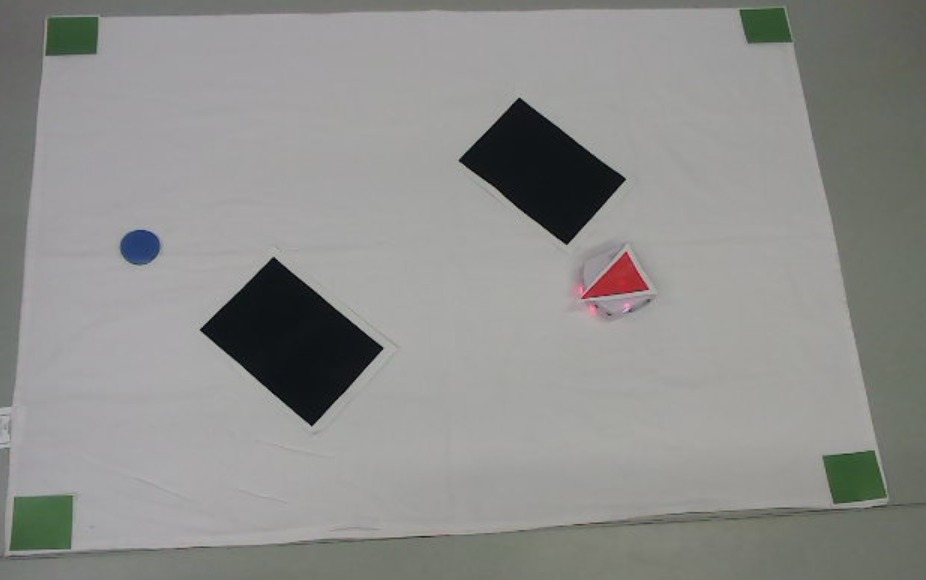
#> input picture report/figs/layout.jpeg, 926 x 580 px
$ jupyter execute --allow-errors Group32_report.ipynb
#> lines starting #> are read from the running program, lines starting #| are printed output that depends on the picture; after the words box and inside, x2 and y2 are one past the last pixel; in counts of white or black regions, pixels touching at a corner belong together
### dependencies/AsyncClientInterface.py
from tdmclient import ClientAsync, aw

import dependencies.constants_robot as cst


class InvalidArgumentError(Exception):
    pass


class AsyncClientInterface:
    """
    This is a class aimed to make the handling of the node easier and more readable
    """
    LEFT_MOTOR = "motor.left.target"
    RIGHT_MOTOR = "motor.right.target"
    RIGHT_SPEED = "motor.right.speed"
    LEFT_SPEED = "motor.left.speed"
    PROX_HORIZONTAL_VALUES = "prox.horizontal"
    LEDS_BOTTOM_LEFT = "leds.bottom.left"
    LEDS_BOTTOM_RIGHT = "leds.bottom.right"
    PROX_GROUND_DELTA = "prox.ground.delta"
    PROX_GROUND_REFLECTED = "prox.ground.reflected"
    MIC_INTENSITY = "mic.intensity"
    LEDS_TOP = "leds.top"
    _delta_calib = 1
    _refl_calib = 1

    def __init__(self, delta_calib: float = cst.DELTA_ROBOT, refl_calib: float = cst.REFL_ROBOT):
        """
        :param delta_calib: input known calibration for me it is 1.35
        :param refl_calib: input known calibration for me it is also about 1.35
        :param time_to_turn_const: time in seconds to turn 360° with motor speed = 150
        :type time_to_turn_const: float
        """
        self.client = ClientAsync()
        self.node = aw(self.client.wait_for_node())
        aw(self.node.lock())
        aw(self.node.compile(
            """call leds.prox.v(0, 0)\ncall leds.prox.h(0, 0, 0, 0, 0, 0, 0, 0)\ncall leds.temperature(0, 0)
            call leds.top(0, 0, 0)\ncall leds.circle(0, 0, 0, 0, 0, 0, 0, 0)\ncall leds.buttons(0, 0, 0, 0)
            call leds.sound(0)\ncall leds.rc(0)"""))
        self._refl_calib = refl_calib
        self._delta_calib = delta_calib

    def sleep(self, seconds):
        aw(self.client.sleep(seconds))

    def get_refl_calib(self) -> float:
        return self._refl_calib

    def get_del_calib(self) -> float:
        return self._delta_calib

    # [149 lines left out: functions set_motors, calibrate_sensor_prox_ref, set_led, get_sensor, not called in this run]

    def __del__(self):
        aw(self.node.unlock())

### kalman_filter/Filter_class.py
import numpy as np
import time
import dependencies.constants_robot as cst


class ExtendedKalmanFilter:
    def __init__(self, position=np.array([0, 0, 0])):


        # R
        self.__measurement_covariance = np.diag([cst.RPX, cst.RPY, cst.RAN, cst.RLW, cst.RRW])
        self.__measurement_covariance_encoder = np.diag([cst.RLW, cst.RRW])
        # Q
        self.__process_noise_covariance = np.diag([cst.QPX, cst.QPY, cst.QAN, cst.QLW, cst.QRW])
        # f
        self.__state_transition_matrix = None
        # F
        self.__jacobian_state_matrix = None
        # h
        self.__measurement_vision = np.diag([1, 1, 1, 1, 1])
        self.__measurement_encoder = np.array([[0, 0, 0, 1, 0],
                                             [0, 0, 0, 0, 1]])
        # H
        self.__jacobian_measurement_vision = self.__measurement_vision
        self.__jacobian_measurement_encoder = self.__measurement_encoder
        #
        self.__last_t = time.time()
        self._dT = None
        self.init_state_vector(position)

    def init_state_vector(self, position, wheelspeed = None):
        if wheelspeed is not None:
            self._state = np.array([position[0], position[1], position[2], wheelspeed[0], wheelspeed[1]])
        else:
            self._state = np.array([position[0], position[1], position[2], 0, 0])
        self.__process_covariance = self.__measurement_covariance

    # get dT from last update
    # [34 lines left out: functions get_dt, set_state_transition_matrix, not called in this run]

    def get_state(self):
        return self._state[0:3], self.__process_covariance

    # [45 lines left out: functions predict, update_vision, update_encoder, not called in this run]

### report/Group32_report.ipynb
# Baiscs of mobile robotics Project

Group n°32
Students:
- Konstantin Dinev (314419)
- Owen Timothy Claude Simon (330807)
- Jiarui Yu (351440)
- Jeffrey Siyuan Yu (371327)

## Introduction

### General story

Long ago in the mountains close to Monte Tamaro, our adventurous friend, Little Thymio, a spirited red triangle robot, was on a quest to reunite with his pals at the meeting point – the 'Blue Circle'. His more experienced friends offered him help, perched at a higher altitude and acting as the guiding camera. However, Little Thymio quickly discovered that blindly following his friend's advices wasn't always the ideal approach. Challenges were all around him (represented by black rectangles), and waiting for guidance wasn't always an option. Little Thymio had to rely on his instincts (embeded sensors) and quick thinking to navigate the obstacles that layed ahead.
In the long trip there were moments when Thymio's friends were caught up in distractions, and couldn't provide immediate guidance. Without the watchful eye of his friends, Little Thymio had to trust his own senses to make split-second decisions, dodging traps like local obstacles. Adding to the complexity, the unpredictable terrain occasionally led Little Thymio astray. The journey back to his buddies at the blue circle became a test of his problem-solving skills, figuring out the shortest and most efficient path through turns of the mountains. The successful completion of Little Thymio and his friends' group project was a result of their hard work, cooperation, and thoughtful consideration of various factors.

<div align=center>

<figcaption>Thymio, obstacle and marker setup</figcaption>
</div>

The real environment setting is shown as below

## Convention settings

The convention setting for the coordinates is show as below:

<div align=center>

<figcaption>Convention setting</figcaption>
</div>

## Vision

The image processing steps are aimed at identifying and understanding different elements in a scene. The camera is mounted above the environment infront of the environment, so it is looking down at an angle. Initially, the program detects green squares, which serve as reference points for transforming the entire image. This transformation projects the view so that it appears like it is looking straight down. After transforming the image, all the detection is performed on the transformed image. The process then involves recognizing obstacles in black, identifying the goal in blue, and pinpointing the robot through a distinctive red triangle.
Originally, we attempted to use QR code detection for localization, but it proved less reliable. Subsequently, we turned to Aruco markers, which worked well for a smaller robot map. However, as the map size increased, the camera struggled to consistently detect QR codes in each frame. This challenge led us to adopt a simpler approach, using colored triangles to represent the robot's location.

After switching the Thymio to a triangle, we still had issues with detection. The camera only detected the Thymio triangle approximately one out of 30 loops. To resolve this, we plotted the original image and the masks. Immediately, we noticed the first frame of the video captured always had a blue hue, but the mask clearly detected the triangle. From the second capture onwards, the camera lost the hue and the mask could not detect any triangle. We confirmed this behavior by running the script multiple times. To resolve this issue, we added a statement to ignore the first 50 frames from the webcam upon startup. This solved the issue with the Thymio detection.

### Image processing and segmentation

[cell 1]
import cv2
import numpy as np
import matplotlib.pyplot as plt
plt.style.use('default')

# Load and display the iamge
filename = './figs/layout.jpeg'
image = cv2.imread(filename)
#> image is the input picture: shape (580, 926, 3); mean B, G, R 140.6, 142.9, 142.6
plt.imshow(image)
plt.title("Environment")
plt.axis('on')
plt.show()

The image processing steps aim at identifying and understanding different elements in the scene. Initially, the focus is on detecting green squares, which serve as reference points for transforming the entire image. The process then involves recognizing obstacles in black, identifying the goal in blue, and pinpointing the robot through a distinctive red triangle.
Originally, we attempted to use QR code detection for localization, but it proved less reliable. Subsequently, we turned to Aruco markers, which worked well for a smaller robot map. However, as the map size increased, the camera struggled to consistently detect QR codes in each frame. This challenge led us to adopt a more home-made approach, using colored triangles to represent the robot's location and use segmentation to find it.

<div align="center">

  <figcaption>Layout legend</figcaption>
</div>

The image processing pipeline involves the following steps:

1. Perspective transform
2. Convert the image to the HSV (Hue, Saturation, Value).
3. Generate a binary mask using threshold values for each color channel (Blue, Green, Red) in the HSV image.
4. Perform morphological operations on the mask:
   - Dilate the mask
   - Erode
5. Apply median blur filter.
6. Perform edge detection using the Canny edge detector:
    - Dilate the edges to enhance the detected features.

We designed this image processing pipeline for extracting the features in a color-based environement. It is done via segmentation and edge detection.

note: The threshold values and kernel sizes  are found trough iterative testing ans are specific of our application and can be modified based on the requirements and the camera.

### Perspective transform

Using a mask and the image processing steps explained in the previous section we manage to extract the four biggest green contours which dont have the same center. Then the centers of these 4 green rectangles are used as destination points in the 'cv2.getPerspectiveTransform' which gives us the transformation matrix.

<div align="center">

  <figcaption> Demonstration of the transformation</figcaption>
</div>

After obtaining the transformation matrix, we proceed by projecting each pixel from the original camera frame into the new space. This is done with the OpenCV function 'cv2.warpPerspective', which takes as input the original image and the transformation matrix. Our group decided on this projection method to achieve a clearer and more consistent view of the entire setup. This choice results in a top view of the setup. In the final submission, we display both the projected and initial images, providing a diverse perspective for a comprehensive understanding. In the projected image below, each corner corresponds to the center of a green square. This arrangement ensures that every center of a green square is positioned at one of the image's corners.

<div align="center">

  <figcaption> Projected BGR image</figcaption>
</div>

### HSV image

The camera frame provided by 'cv2.VideoCapture(camera_id)' is in  the BGR color space. We did asit is common in most computer vision task to transform to HSV space in this way we were able to separate color information from brightness. This made the image processing steps more robust to change in the light conditions.

<div align="center">

  <figcaption>BGR image</figcaption>
</div>

### Binary mask

**Empirical Approach for thresholding**

Eventough utilizing HSV images that are more resilient to changes in light intensity. We required the creation of a mask for subsequent segmentation of different image parts (robot center, obstacles, goal etc.). Through a Python script designed for threshold identification, we successfully determined suitable thresholds. This calibration is done when there are variations in the background, luminosity, and camera settings.
The process entails selecting a series of thresholds $T_0  < F <  T_1$ for each individual RGB channel and generating a mask using 'cv2.inRange()'. The mask assigns all regions to white if the color threshold is true and sets them to black elsewhere.

For each pixel $(k, l)$ , we simultaneously ensure that the thresholds are satisfied for each color channel (Red, Green, Blue).

1) $f_{\text{red}}[k, l] =
\begin{cases}
1 & \text{if } T_{\text{min}_{\text{Red}}} \leq f_{\text{Red}}[k, l] < T_{\text{max}_{\text{Red}}} \\
0 & \text{otherwise}
\end{cases} $

2)  $f_{\text{red}}[k, l] =
\begin{cases}
1 & \text{if } T_{\text{min}_{\text{Green}}} \leq f_{\text{Green}}[k, l] < T_{\text{max}_{\text{Green}}} \\
0 & \text{otherwise}
\end{cases} $

3)  $f_{\text{red}}[k, l] =
\begin{cases}
1 & \text{if } T_{\text{min}_{\text{Blue}}} \leq f_{\text{Blue}}[k, l] < T_{\text{max}_{\text{Blue}}} \\
0 & \text{otherwise}
\end{cases} $

[cell 2]
# Defining the the RGB threshold values for the obstacles
(min_blue_obst, min_green_obst, min_red_obst) = (0, 0, 0)
(max_blue_obst, max_green_obst, max_red_obst) = (255, 171, 29)

# HSV (Hue, Saturation, Value): Separates the color information from the brightness information, making it robust to changes in lighting conditions
hsv_frame = cv2.cvtColor(image, cv2.COLOR_BGR2HSV)
#> hsv_frame: shape (580, 926, 3); mean H, S, V 62.2, 12.6, 144.4

# getting the mask image from the HSV image using threshold values
mask = cv2.inRange(hsv_frame, (min_blue_obst, min_green_obst, min_red_obst), (max_blue_obst, max_green_obst, max_red_obst))
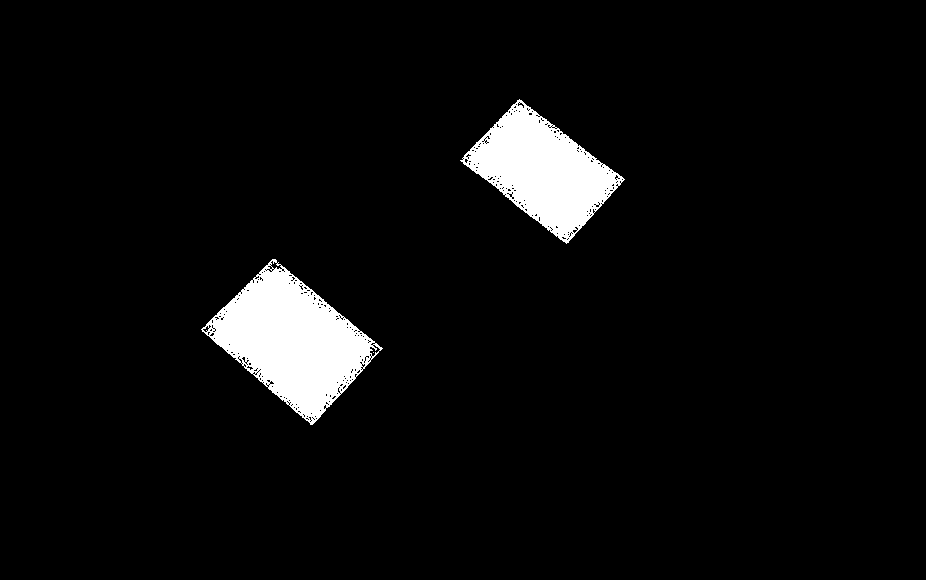
#> mask: shape (580, 926); 4.7% white; 3 white regions (1 under 20 px), largest, box (x1, y1, x2, y2) and area: (201, 259, 383, 425) 14294, (460, 99, 625, 244) 11179
plt.imshow(mask)
plt.title("Mask of the obstacles")
plt.axis('on')
plt.show()

### Morphological operations

Performing morphological operations on the mask involves dilating and then eroding it. Dilating the mask helps fill holes and gaps within the regions of interest, making the features more connected and robust. However, dilation can also cause the regions to expand, so subsequent erosion is applied to maintain the original size while still benefiting from the hole-filling effect, resulting in a refined and enhanced mask.

[cell 3]
kernel = np.ones((5, 5), np.uint8)
kernel_size = 5

mask_dilation = cv2.dilate(mask, kernel, iterations=1)
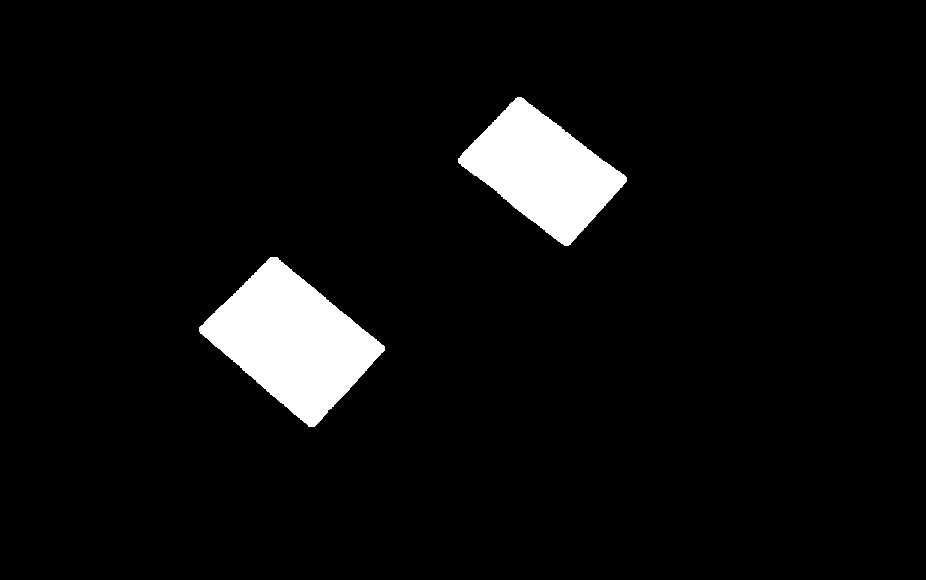
#> mask_dilation: shape (580, 926); 5.4% white; 2 white regions, box (x1, y1, x2, y2) and area: (199, 257, 385, 427) 16260, (458, 97, 627, 246) 12783
mask_erosion = cv2.erode(mask_dilation, kernel, iterations=1)
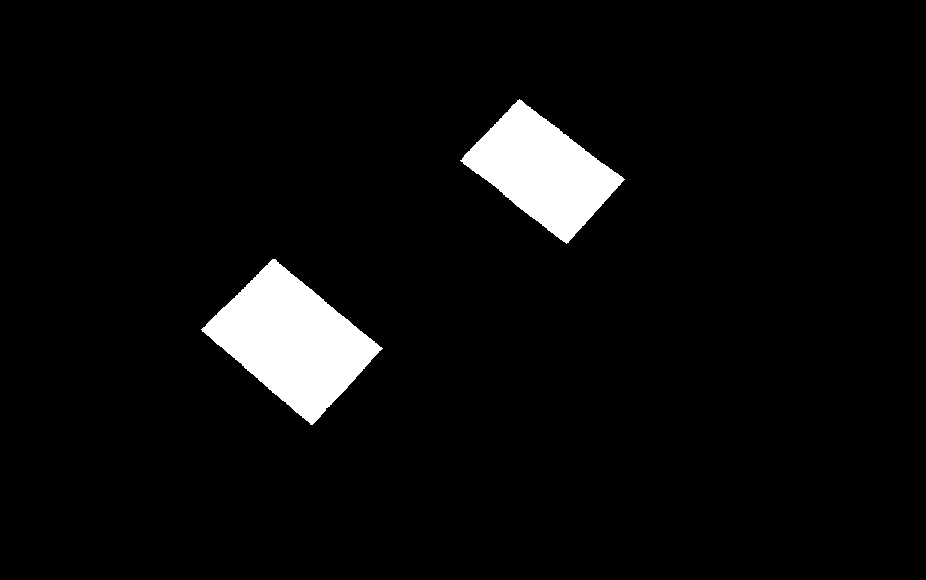
#> mask_erosion: shape (580, 926); 4.9% white; 2 white regions, box (x1, y1, x2, y2) and area: (201, 259, 383, 425) 14852, (460, 99, 625, 244) 11527
inverted_image = cv2.bitwise_not(mask_erosion)

# Create a 1x3 subplot
plt.figure(figsize=(15, 5))

# Original Mask
plt.subplot(131)
plt.imshow(mask_dilation, cmap='gray')
plt.title("Mask Dilation")
plt.axis('on')

# Mask Dilation
plt.subplot(132)
plt.imshow(mask_erosion, cmap='gray')
plt.title("Mask Erosion")
plt.axis('on')

# Inverted Image
plt.subplot(133)
plt.imshow(inverted_image, cmap='gray')
plt.title("Inverted Image")
plt.axis('on')

# Show the figure
plt.show()
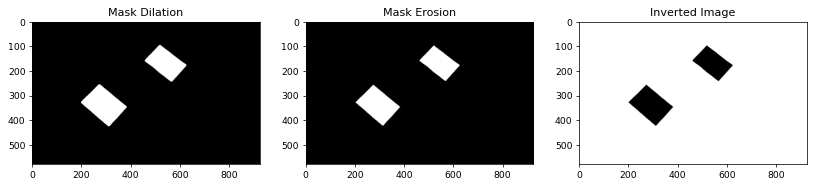
#> figure drawn by matplotlib, 3 panels

### Apply median blur filter

Due to significant noise and suboptimal segmentation of different parts of the image, additional preprocessing steps were necessary, particularly in addressing salt and pepper noise likely originating from the camera and lighting conditions. To enhance image quality and reduce noise, a median blur filter was applied, resulting in improved segmentation outcomes.

### Edge detection

Some key steps in the Canny edge detection algorithm involve applying a Gaussian blur filter with a kernel size of 5x5 before determining intensity gradients. This filtering is essential to enhance the robustness of the algorithm. By smoothing the image, the Gaussian filter mitigates noise, in this way the computation of intensity gradients will be more accurate. Subsequently, thresholding is applied to identify edges, taking advantage of the improved gradient information

After performing edge detection using the Canny edge detector, the subsequent step involves dilating the detected edges. Using dilation operation we aim to enhance the features identified by the edge detector, emphasizing and expanding the edges for better visibility therefor it will be easier for the subsequent analysis.

[cell 4]
lower_threshold = 100
upper_threshold = 150
aperture_size = 7

canny_img = cv2.Canny(inverted_image, lower_threshold, upper_threshold, apertureSize=aperture_size, L2gradient=True)
#> canny_img: shape (580, 926); 0.23% white in thin lines or dots, all inside (x1, y1, x2, y2) = (201, 99, 625, 425)
#> (the rest of the program and of its run is left out)
